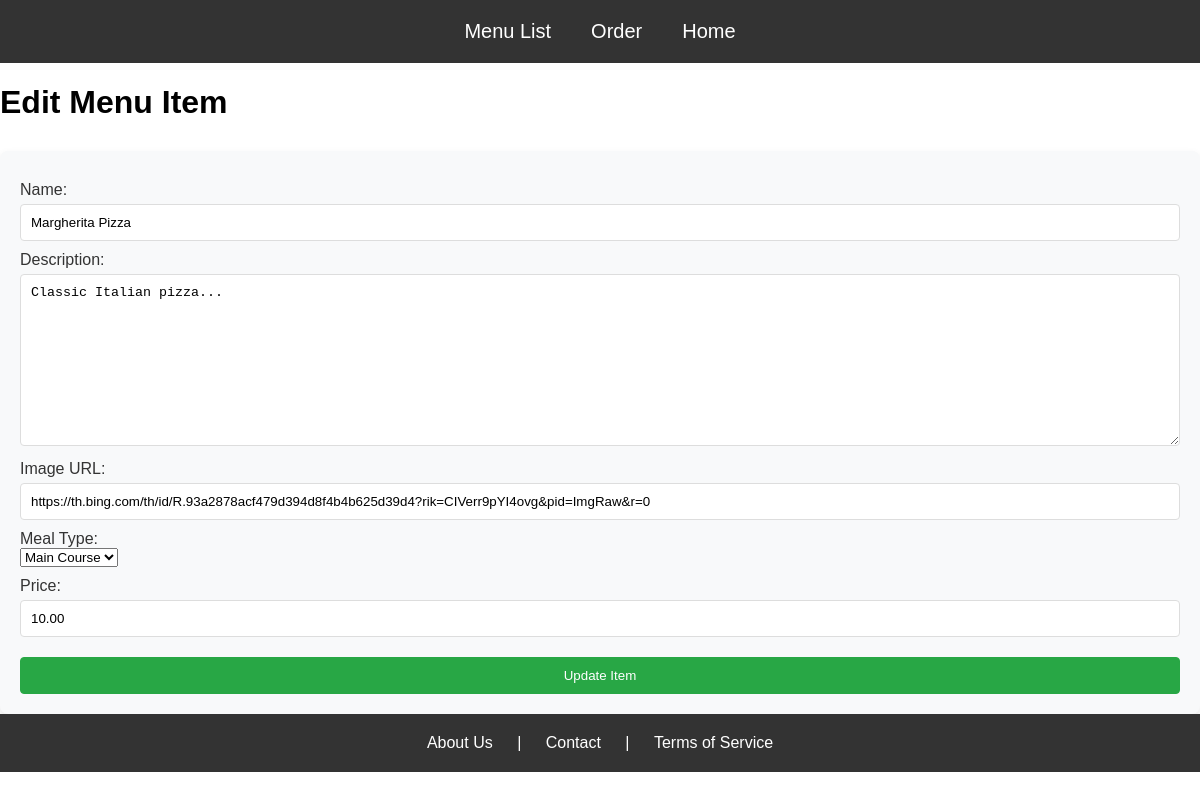
The app's page /edit_menu_item/1 with its own data.
### restaurant_app/models.py (models this page shows)
class MenuItem(models.Model):
    name = models.CharField(max_length=100)
    description = models.TextField()
    image_url = models.URLField()
    meal_type = models.CharField(max_length=50)
    price = models.DecimalField(max_digits=5, decimal_places=2)
    def __str__(self):
        return self.name

### restaurant_app/views.py (the view)
# urls.py: path('edit_menu_item/<int:item_id>', views.edit_menu_item, name='edit_menu_item')
@csrf_exempt
def edit_menu_item(request, item_id):
    item = MenuItem.objects.get(id=item_id)
    print(item)
    if request.method == 'POST':
        form = MenuItemForm(request.POST, instance=item)
        if form.is_valid():
            form.save()
            return HttpResponseRedirect('/menu_list')
    else:
        form = MenuItemForm(instance=item)
    return render(request, 'restaurantModule/edit_menu_item.html', {'form': form})

### restaurant_app/templates/restaurantModule/edit_menu_item.html (shortened to what this page needs)
{% extends "layouts/base.html" %}
{% block content %}
<h1>Edit Menu Item</h1>
<form method="post" action="">
    {{ form}}
    <button type="submit">Update Item</button>
</form>
{% endblock %}

### static/css/styles.css (style rules this page uses)
body { margin: 0; font-family: Arial, sans-serif; }
form { background-color: #f8f9fa; padding: 20px; border-radius: 8px; box-shadow: 0 4px 8px rgba(0, 0, 0, 0.1); margin-top: 30px; }
form label { display: block; margin-top: 10px; color: #333; }
form input, form textarea, form button { width: 100%; padding: 10px; margin-top: 5px; border: 1px solid #ddd; border-radius: 4px; box-sizing: border-box; }
form button { background-color: #28a745; color: white; border-color: #28a745; margin-top: 20px; cursor: pointer; }

### records on screen
MenuItem: name "Margherita Pizza", description "Classic Italian pizza...", image_url "https://th.bing.com/th/id/R.93a2878acf479d394d8f4b4b625d39d4?rik=CIVerr9pYI4ovg&pid=ImgRaw&r=0", meal_type "Main Course", price "10.00"
